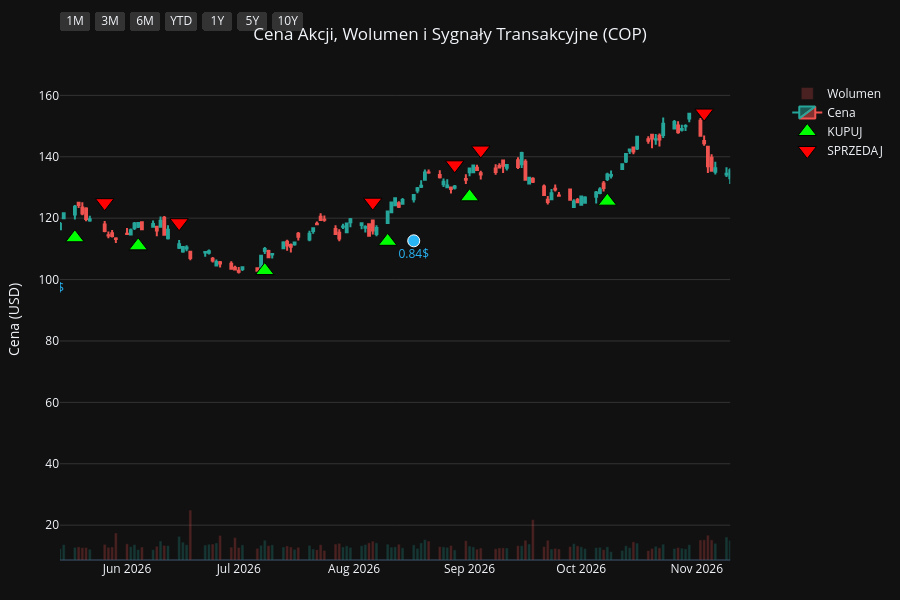
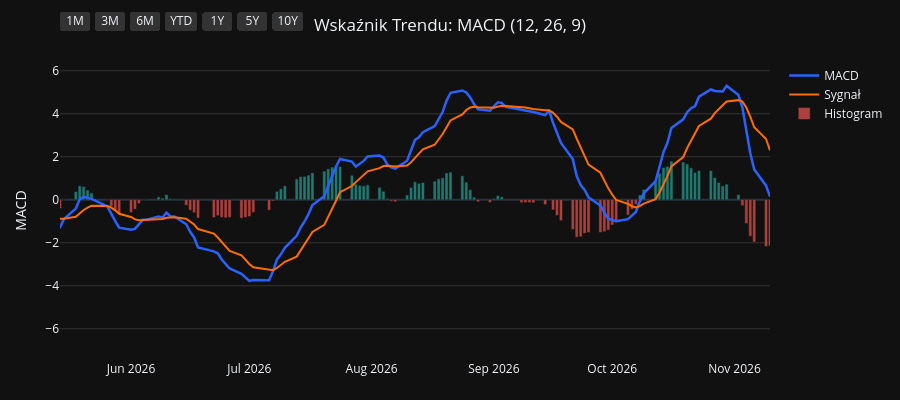
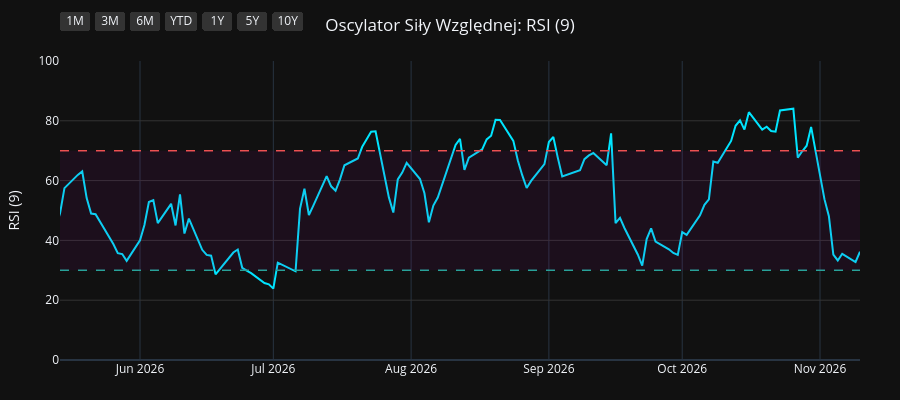
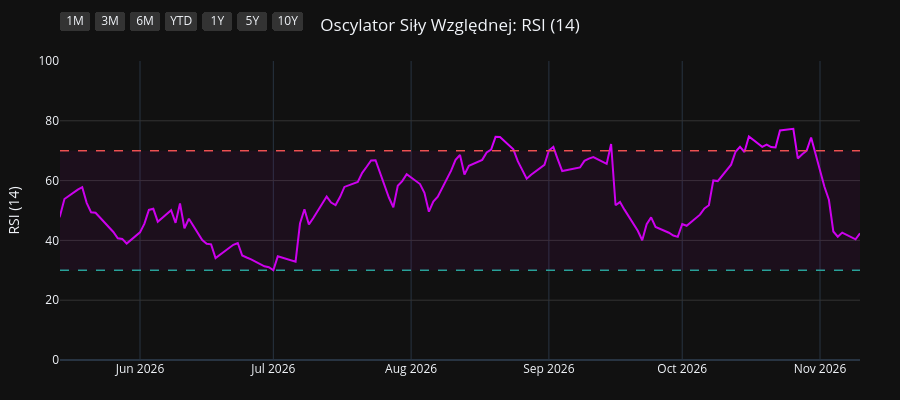

Write notebook code for charts like these, in order.
### Code cell
import os
import yfinance as yf
import pandas as pd
import pandas_ta as ta
import plotly.graph_objects as go
from plotly.subplots import make_subplots

# 1. Pobranie i przygotowanie danych
symbol = os.environ.get("STOCK_TICKER", "").strip().upper()
if not symbol:
    raise RuntimeError("Set STOCK_TICKER before running price_extractor.ipynb")
df = yf.Ticker(symbol).history(period="10y")
df.index = df.index.tz_localize(None)

# Wskaźniki i sygnały
df.ta.macd(fast=12, slow=26, signal=9, append=True)
df.ta.rsi(length=9, append=True)
df.ta.rsi(length=14, append=True)
df.ta.rsi(length=21, append=True)
df.dropna(inplace=True)

macd = df['MACD_12_26_9']
signal = df['MACDs_12_26_9']
wczorajszy_macd = macd.shift(1)
wczorajszy_signal = signal.shift(1)

df['Decyzja'] = 'BRAK'
df.loc[(macd > signal) & (wczorajszy_macd <= wczorajszy_signal), 'Decyzja'] = 'KUPUJ'
df.loc[(macd < signal) & (wczorajszy_macd >= wczorajszy_signal), 'Decyzja'] = 'SPRZEDAJ'

df_kupuj = df[df['Decyzja'] == 'KUPUJ']
df_sprzedaj = df[df['Decyzja'] == 'SPRZEDAJ']
df_dywidendy = df[df['Dividends'] > 0]
df_splity = df[df['Stock Splits'] > 0]

# Wspólna konfiguracja osi X
konfiguracja_osi_x = dict(
    type="date",
    showspikes=True, spikemode="across", spikesnap="cursor", spikedash="dot", spikecolor="#ffffff", spikethickness=1, hoverformat="%Y-%m-%d",
    rangeselector=dict(
        buttons=list([
            dict(count=1, label="1M", step="month", stepmode="backward"),
            dict(count=3, label="3M", step="month", stepmode="backward"),
            dict(count=6, label="6M", step="month", stepmode="backward"),
            dict(count=1, label="YTD", step="year", stepmode="todate"),
            dict(count=1, label="1Y", step="year", stepmode="backward"),
            dict(count=5, label="5Y", step="year", stepmode="backward"),
            dict(step="all", label="10Y")
        ]),
        bgcolor="#333333", activecolor="#2962ff", x=0, y=1.1
    )
)

# ==========================================
# WYKRES 1: CENA + WOLUMEN + SYGNAŁY
# ==========================================
fig1 = make_subplots(specs=[[{"secondary_y": True}]])

kolory_wolumenu = ['#26a69a' if row['Close'] >= row['Open'] else '#ef5350' for index, row in df.iterrows()]
fig1.add_trace(go.Bar(x=df.index, y=df['Volume'], marker_color=kolory_wolumenu, opacity=0.25, name='Wolumen'), secondary_y=True)
fig1.add_trace(go.Candlestick(x=df.index, open=df['Open'], high=df['High'], low=df['Low'], close=df['Close'], name='Cena', increasing_line_color='#26a69a', decreasing_line_color='#ef5350'), secondary_y=False)
fig1.add_trace(go.Scatter(x=df_kupuj.index, y=df_kupuj['Low'] * 0.95, customdata=df_kupuj[['Low', 'High']], mode='markers', marker=dict(symbol='triangle-up', size=16, color='#00ff00', line=dict(width=1, color='black')), name='KUPUJ', hovertemplate='KUPUJ<br>Najniższa: %{customdata[0]:.2f}<br>Najwyższa: %{customdata[1]:.2f}<extra></extra>'), secondary_y=False)
fig1.add_trace(go.Scatter(x=df_sprzedaj.index, y=df_sprzedaj['High'] * 1.05, customdata=df_sprzedaj[['Low', 'High']], mode='markers', marker=dict(symbol='triangle-down', size=16, color='#ff0000', line=dict(width=1, color='black')), name='SPRZEDAJ', hovertemplate='SPRZEDAJ<br>Najniższa: %{customdata[0]:.2f}<br>Najwyższa: %{customdata[1]:.2f}<extra></extra>'), secondary_y=False)

if not df_dywidendy.empty:
    fig1.add_trace(go.Scatter(x=df_dywidendy.index, y=df_dywidendy['Low'] * 0.90, mode='markers+text', marker=dict(symbol='circle', size=12, color='#29b6f6', line=dict(width=1, color='white')), text=df_dywidendy['Dividends'].apply(lambda x: f"{x}$"), textposition="bottom center", name='Dywidenda', showlegend=False, hovertemplate='Dywidenda: %{text}<extra></extra>', textfont=dict(color="#29b6f6")), secondary_y=False)
if not df_splity.empty:
                    fig1.add_trace(go.Scatter(x=df_splity.index, y=df_splity['High'], mode='markers+text', marker=dict(symbol='star', size=16, color='#ffee58', line=dict(width=1, color='black')), text=df_splity['Stock Splits'].apply(lambda x: f"{x:g}:1" if x >= 1 else f"1:{1 / x:g}"), textposition="top center", name='Split', hovertemplate='%{text}<extra></extra>', textfont=dict(color="#ffee58")), secondary_y=False)

fig1.update_layout(title=dict(text=f"Cena Akcji, Wolumen i Sygnały Transakcyjne ({symbol})", x=0.5, xanchor='center'), dragmode='pan', xaxis_rangeslider_visible=False, template='plotly_dark', height=600, hovermode='x unified', margin=dict(l=60, r=40, t=60, b=40))
fig1.update_xaxes(**konfiguracja_osi_x)
fig1.update_xaxes(range=[df.index.max() - pd.Timedelta(days=180), df.index.max()])
fig1.update_yaxes(title_text="Cena (USD)", secondary_y=False, gridcolor='#333333')
fig1.update_yaxes(range=[0, df['Volume'].max() * 4], showgrid=False, showticklabels=False, secondary_y=True)
fig1.show(config={'scrollZoom': True})

# ==========================================
# WYKRES 2: WSKAŹNIK MACD
# ==========================================
fig2 = go.Figure()
fig2.add_trace(go.Scatter(x=df.index, y=df['MACD_12_26_9'], line=dict(color='#2962ff', width=2.5), name='MACD'))
fig2.add_trace(go.Scatter(x=df.index, y=df['MACDs_12_26_9'], line=dict(color='#ff6d00', width=2), name='Sygnał'))
kolory_macd = ['#26a69a' if val >= 0 else '#ef5350' for val in df['MACDh_12_26_9']]
fig2.add_trace(go.Bar(x=df.index, y=df['MACDh_12_26_9'], marker_color=kolory_macd, name='Histogram', opacity=0.7))
fig2.update_layout(title=dict(text="Wskaźnik Trendu: MACD (12, 26, 9)", x=0.5, xanchor='center'), dragmode='pan', xaxis_rangeslider_visible=False, template='plotly_dark', height=400, hovermode='x unified', margin=dict(l=60, r=40, t=60, b=40))
fig2.update_xaxes(**konfiguracja_osi_x)
fig2.update_xaxes(range=[df.index.max() - pd.Timedelta(days=180), df.index.max()])
fig2.update_yaxes(title_text="MACD", gridcolor='#333333')
fig2.show(config={'scrollZoom': True})

# ==========================================
# WYKRES 3: OSCYLATOR RSI (9)
# ==========================================
fig3 = go.Figure()
fig3.add_trace(go.Scatter(x=df.index, y=df['RSI_9'], line=dict(color='#00e5ff', width=2), name='RSI (9)'))
fig3.add_hline(y=70, line_dash="dash", line_color="#ef5350", line_width=1.5)
fig3.add_hline(y=30, line_dash="dash", line_color="#26a69a", line_width=1.5)
fig3.add_hrect(y0=30, y1=70, line_width=0, fillcolor="purple", opacity=0.1)
fig3.update_layout(title=dict(text="Oscylator Siły Względnej: RSI (9)", x=0.5, xanchor='center'), dragmode='pan', xaxis_rangeslider_visible=False, template='plotly_dark', height=400, hovermode='x unified', margin=dict(l=60, r=40, t=60, b=40))
fig3.update_xaxes(**konfiguracja_osi_x)
fig3.update_xaxes(range=[df.index.max() - pd.Timedelta(days=180), df.index.max()])
fig3.update_yaxes(title_text="RSI (9)", range=[0, 100], gridcolor='#333333')
fig3.show(config={'scrollZoom': True})

# ==========================================
# WYKRES 4: OSCYLATOR RSI (14)
# ==========================================
fig4 = go.Figure()
fig4.add_trace(go.Scatter(x=df.index, y=df['RSI_14'], line=dict(color='#d500f9', width=2), name='RSI (14)'))
fig4.add_hline(y=70, line_dash="dash", line_color="#ef5350", line_width=1.5)
fig4.add_hline(y=30, line_dash="dash", line_color="#26a69a", line_width=1.5)
fig4.add_hrect(y0=30, y1=70, line_width=0, fillcolor="purple", opacity=0.1)
fig4.update_layout(title=dict(text="Oscylator Siły Względnej: RSI (14)", x=0.5, xanchor='center'), dragmode='pan', xaxis_rangeslider_visible=False, template='plotly_dark', height=400, hovermode='x unified', margin=dict(l=60, r=40, t=60, b=40))
fig4.update_xaxes(**konfiguracja_osi_x)
fig4.update_xaxes(range=[df.index.max() - pd.Timedelta(days=180), df.index.max()])
fig4.update_yaxes(title_text="RSI (14)", range=[0, 100], gridcolor='#333333')
fig4.show(config={'scrollZoom': True})

# ==========================================
# WYKRES 5: OSCYLATOR RSI (21)
# ==========================================
fig5 = go.Figure()
fig5.add_trace(go.Scatter(x=df.index, y=df['RSI_21'], line=dict(color='#64dd17', width=2), name='RSI (21)'))
fig5.add_hline(y=70, line_dash="dash", line_color="#ef5350", line_width=1.5)
fig5.add_hline(y=30, line_dash="dash", line_color="#26a69a", line_width=1.5)
fig5.add_hrect(y0=30, y1=70, line_width=0, fillcolor="purple", opacity=0.1)
fig5.update_layout(title=dict(text="Oscylator Siły Względnej: RSI (21)", x=0.5, xanchor='center'), dragmode='pan', xaxis_rangeslider_visible=False, template='plotly_dark', height=400, hovermode='x unified', margin=dict(l=60, r=40, t=60, b=40))
fig5.update_xaxes(**konfiguracja_osi_x)
fig5.update_xaxes(range=[df.index.max() - pd.Timedelta(days=180), df.index.max()])
fig5.update_yaxes(title_text="RSI (21)", range=[0, 100], gridcolor='#333333')
fig5.show(config={'scrollZoom': True})

### Figure 1 — Plotly figure (JSON) as saved in the notebook; plotly's stock layout.template omitted (floating-point values rounded to 4 significant figures; data arrays with more than 128 entries replaced by an {"elided": "..."} marker saying what was removed)
{"data": [{"marker": {"color": {"elided": "2479 str values"}}, "name": "Wolumen", "opacity": 0.25, "type": "bar", "x": {"elided": "2479 str values"}, "xaxis": "x", "y": {"elided": "2479 int values"}, "yaxis": "y2"}, {"close": {"elided": "2479 float values"}, "decreasing": {"line": {"color": "#ef5350"}}, "high": {"elided": "2479 float values"}, "increasing": {"line": {"color": "#26a69a"}}, "low": {"elided": "2479 float values"}, "name": "Cena", "open": {"elided": "2479 float values"}, "type": "candlestick", "x": {"elided": "2479 str values"}, "xaxis": "x", "yaxis": "y"}, {"customdata": {"elided": "104x2 float values"}, "hovertemplate": "KUPUJ<br>Najniższa: %{customdata[0]:.2f}<br>Najwyższa: %{customdata[1]:.2f}<extra></extra>", "marker": {"color": "#00ff00", "line": {"color": "black", "width": 1}, "size": 16, "symbol": "triangle-up"}, "mode": "markers", "name": "KUPUJ", "type": "scatter", "x": ["2017-02-10T00:00:00", "2017-03-06T00:00:00", "2017-03-29T00:00:00", "2017-05-15T00:00:00", "2017-05-19T00:00:00", "2017-06-12T00:00:00", "2017-07-03T00:00:00", "2017-07-19T00:00:00", "2017-09-01T00:00:00", "2017-10-27T00:00:00", "2017-12-08T00:00:00", "2018-02-23T00:00:00", "2018-03-09T00:00:00", "2018-05-10T00:00:00", "2018-06-29T00:00:00", "2018-07-25T00:00:00", "2018-08-07T00:00:00", "2018-08-24T00:00:00", "2018-09-14T00:00:00", "2018-11-07T00:00:00", "2018-11-21T00:00:00", "2018-11-26T00:00:00", "2018-12-31T00:00:00", "2019-01-31T00:00:00", "2019-02-14T00:00:00", "2019-03-26T00:00:00", "2019-04-01T00:00:00", "2019-04-12T00:00:00", "2019-04-22T00:00:00", "2019-05-14T00:00:00", "2019-06-11T00:00:00", "2019-08-28T00:00:00", "2019-10-22T00:00:00", "2019-11-21T00:00:00", "2019-12-04T00:00:00", "2019-12-06T00:00:00", "2020-02-18T00:00:00", "2020-03-25T00:00:00", "2020-06-05T00:00:00", "2020-07-16T00:00:00", "2020-07-21T00:00:00", "2020-08-10T00:00:00", "2020-09-17T00:00:00", "2020-10-02T00:00:00", "2020-11-09T00:00:00", "2021-01-07T00:00:00", "2021-02-08T00:00:00", "2021-04-28T00:00:00", "2021-06-01T00:00:00", "2021-07-02T00:00:00", "2021-08-03T00:00:00", "2021-08-06T00:00:00", "2021-08-25T00:00:00", "2021-12-07T00:00:00", "2021-12-27T00:00:00", "2022-03-01T00:00:00", "2022-03-21T00:00:00", "2022-05-04T00:00:00", "2022-07-19T00:00:00", "2022-09-14T00:00:00", "2022-10-04T00:00:00", "2022-12-22T00:00:00", "2023-03-02T00:00:00", "2023-03-28T00:00:00", "2023-05-17T00:00:00", "2023-06-02T00:00:00", "2023-06-30T00:00:00", "2023-07-07T00:00:00", "2023-09-01T00:00:00", "2023-10-12T00:00:00", "2023-11-24T00:00:00", "2023-12-14T00:00:00", "2024-01-26T00:00:00", "2024-06-20T00:00:00", "2024-08-12T00:00:00", "2024-09-19T00:00:00", "2024-10-01T00:00:00", "2024-11-01T00:00:00", "2024-12-31T00:00:00", "2025-02-20T00:00:00", "2025-02-28T00:00:00", "2025-03-12T00:00:00", "2025-04-23T00:00:00", "2025-06-06T00:00:00", "2025-07-03T00:00:00", "2025-07-24T00:00:00", "2025-08-14T00:00:00", "2025-08-20T00:00:00", "2025-09-24T00:00:00", "2025-10-06T00:00:00", "2025-10-27T00:00:00", "2025-10-29T00:00:00", "2025-11-28T00:00:00", "2026-01-02T00:00:00", "2026-01-27T00:00:00", "2026-03-02T00:00:00", "2026-03-12T00:00:00", "2026-04-29T00:00:00", "2026-05-18T00:00:00", "2026-06-04T00:00:00", "2026-07-08T00:00:00", "2026-08-10T00:00:00", "2026-09-01T00:00:00", "2026-10-08T00:00:00"], "xaxis": "x", "y": [35.13, 33.38, 31.74, 33.51, 33.06, 32.08, 31.33, 30.45, 31.02, 36.0, 36.39, 39.71, 38.94, 49.5, 49.75, 51.25, 52.63, 52.59, 52.64, 50.56, 46.89, 47.11, 45.04, 48.11, 49.5, 49.8, 49.36, 49.32, 48.65, 45.28, 43.23, 37.97, 41.75, 44.34, 44.17, 44.88, 43.38, 22.17, 35.7, 30.87, 30.68, 29.49, 26.2, 24.12, 25.52, 33.85, 35.01, 40.48, 45.05, 48.63, 43.37, 44.63, 43.8, 59.31, 56.4, 76.47, 81.37, 80.19, 69.52, 93.34, 93.23, 92.01, 89.56, 82.15, 84.4, 86.04, 88.34, 86.25, 103.8, 104.7, 100.4, 98.54, 96.52, 96.78, 96.61, 97.58, 92.88, 95.18, 87.24, 89.85, 87.03, 86.05, 80.68, 79.22, 85.45, 86.14, 86.13, 86.52, 86.57, 86.88, 81.33, 79.88, 80.76, 86.57, 91.36, 108.4, 110.2, 117.2, 113.6, 111.0, 102.9, 112.5, 127.0, 125.5], "yaxis": "y"}, {"customdata": {"elided": "104x2 float values"}, "hovertemplate": "SPRZEDAJ<br>Najniższa: %{customdata[0]:.2f}<br>Najwyższa: %{customdata[1]:.2f}<extra></extra>", "marker": {"color": "#ff0000", "line": {"color": "black", "width": 1}, "size": 16, "symbol": "triangle-down"}, "mode": "markers", "name": "SPRZEDAJ", "type": "scatter", "x": ["2017-02-16T00:00:00", "2017-03-08T00:00:00", "2017-04-19T00:00:00", "2017-05-17T00:00:00", "2017-05-25T00:00:00", "2017-06-26T00:00:00", "2017-07-06T00:00:00", "2017-08-15T00:00:00", "2017-10-06T00:00:00", "2017-11-13T00:00:00", "2018-01-25T00:00:00", "2018-03-01T00:00:00", "2018-04-27T00:00:00", "2018-05-22T00:00:00", "2018-07-19T00:00:00", "2018-08-03T00:00:00", "2018-08-08T00:00:00", "2018-09-06T00:00:00", "2018-10-10T00:00:00", "2018-11-08T00:00:00", "2018-11-23T00:00:00", "2018-12-17T00:00:00", "2019-01-30T00:00:00", "2019-02-11T00:00:00", "2019-02-26T00:00:00", "2019-03-29T00:00:00", "2019-04-02T00:00:00", "2019-04-16T00:00:00", "2019-04-24T00:00:00", "2019-05-24T00:00:00", "2019-07-17T00:00:00", "2019-09-27T00:00:00", "2019-11-18T00:00:00", "2019-12-03T00:00:00", "2019-12-05T00:00:00", "2020-01-08T00:00:00", "2020-02-25T00:00:00", "2020-05-28T00:00:00", "2020-06-11T00:00:00", "2020-07-20T00:00:00", "2020-07-28T00:00:00", "2020-08-24T00:00:00", "2020-09-29T00:00:00", "2020-10-21T00:00:00", "2020-12-14T00:00:00", "2021-01-21T00:00:00", "2021-03-16T00:00:00", "2021-05-25T00:00:00", "2021-06-17T00:00:00", "2021-07-06T00:00:00", "2021-08-04T00:00:00", "2021-08-17T00:00:00", "2021-10-19T00:00:00", "2021-12-13T00:00:00", "2022-02-10T00:00:00", "2022-03-14T00:00:00", "2022-03-30T00:00:00", "2022-06-13T00:00:00", "2022-09-06T00:00:00", "2022-09-16T00:00:00", "2022-11-09T00:00:00", "2023-02-01T00:00:00", "2023-03-13T00:00:00", "2023-04-21T00:00:00", "2023-06-01T00:00:00", "2023-06-22T00:00:00", "2023-07-06T00:00:00", "2023-08-04T00:00:00", "2023-09-20T00:00:00", "2023-10-24T00:00:00", "2023-12-06T00:00:00", "2024-01-08T00:00:00", "2024-04-12T00:00:00", "2024-07-23T00:00:00", "2024-09-05T00:00:00", "2024-09-26T00:00:00", "2024-10-15T00:00:00", "2024-11-25T00:00:00", "2025-01-29T00:00:00", "2025-02-26T00:00:00", "2025-03-03T00:00:00", "2025-04-03T00:00:00", "2025-05-22T00:00:00", "2025-06-25T00:00:00", "2025-07-16T00:00:00", "2025-08-01T00:00:00", "2025-08-19T00:00:00", "2025-09-04T00:00:00", "2025-10-03T00:00:00", "2025-10-08T00:00:00", "2025-10-28T00:00:00", "2025-11-26T00:00:00", "2025-12-18T00:00:00", "2026-01-20T00:00:00", "2026-02-24T00:00:00", "2026-03-10T00:00:00", "2026-04-02T00:00:00", "2026-05-06T00:00:00", "2026-05-26T00:00:00", "2026-06-15T00:00:00", "2026-08-06T00:00:00", "2026-08-28T00:00:00", "2026-09-04T00:00:00", "2026-11-03T00:00:00"], "xaxis": "x", "y": [38.69, 37.14, 38.24, 37.15, 36.81, 35.23, 34.73, 35.25, 38.98, 41.98, 48.28, 43.84, 53.21, 57.39, 56.37, 57.44, 58.29, 58.23, 64.0, 56.73, 51.59, 52.32, 53.34, 54.37, 56.36, 55.56, 54.98, 54.24, 54.31, 49.21, 49.32, 47.77, 47.67, 49.42, 50.55, 54.97, 47.1, 37.52, 37.13, 34.19, 33.87, 33.53, 28.63, 27.81, 37.97, 39.21, 49.71, 49.2, 53.73, 54.88, 49.68, 48.75, 66.7, 64.7, 83.68, 86.97, 91.89, 102.4, 101.6, 105.2, 122.3, 112.7, 96.93, 98.12, 95.57, 97.37, 98.67, 111.1, 118.4, 117.2, 108.5, 111.1, 131.5, 109.7, 107.9, 102.8, 105.6, 111.2, 101.2, 97.5, 99.87, 101.5, 87.4, 90.88, 93.89, 96.4, 96.25, 97.89, 96.41, 96.92, 89.94, 90.04, 97.07, 101.4, 114.8, 120.7, 139.2, 124.2, 125.1, 118.5, 125.2, 137.4, 142.2, 154.2], "yaxis": "y"}, {"hovertemplate": "Dywidenda: %{text}<extra></extra>", "marker": {"color": "#29b6f6", "line": {"color": "white", "width": 1}, "size": 12, "symbol": "circle"}, "mode": "markers+text", "name": "Dywidenda", "showlegend": false, "text": ["0.265$", "0.265$", "0.265$", "0.265$", "0.285$", "0.285$", "0.285$", "0.305$", "0.305$", "0.305$", "0.305$", "0.42$", "0.42$", "0.42$", "0.42$", "0.43$", "0.43$", "0.43$", "0.43$", "0.46$", "0.2$", "0.46$", "0.3$", "0.46$", "0.7$", "0.46$", "1.4$", "0.51$", "0.7$", "0.51$", "0.6$", "0.51$", "0.6$", "0.51$", "0.6$", "0.58$", "0.78$", "0.78$", "0.78$", "0.78$", "0.78$", "0.78$", "0.78$", "0.84$", "0.84$", "0.84$", "0.84$"], "textfont": {"color": "#29b6f6"}, "textposition": "bottom center", "type": "scatter", "x": ["2017-02-10T00:00:00", "2017-05-11T00:00:00", "2017-07-20T00:00:00", "2017-10-13T00:00:00", "2018-02-09T00:00:00", "2018-05-11T00:00:00", "2018-07-20T00:00:00", "2018-10-12T00:00:00", "2019-02-08T00:00:00", "2019-05-10T00:00:00", "2019-07-19T00:00:00", "2019-10-16T00:00:00", "2020-02-13T00:00:00", "2020-05-08T00:00:00", "2020-07-17T00:00:00", "2020-10-16T00:00:00", "2021-02-11T00:00:00", "2021-05-13T00:00:00", "2021-07-23T00:00:00", "2021-10-27T00:00:00", "2021-12-31T00:00:00", "2022-02-11T00:00:00", "2022-03-30T00:00:00", "2022-05-16T00:00:00", "2022-06-27T00:00:00", "2022-08-15T00:00:00", "2022-09-28T00:00:00", "2022-11-14T00:00:00", "2022-12-23T00:00:00", "2023-02-13T00:00:00", "2023-03-28T00:00:00", "2023-05-15T00:00:00", "2023-06-26T00:00:00", "2023-08-15T00:00:00", "2023-09-27T00:00:00", "2023-11-13T00:00:00", "2024-02-15T00:00:00", "2024-05-10T00:00:00", "2024-08-12T00:00:00", "2024-11-08T00:00:00", "2025-02-14T00:00:00", "2025-05-19T00:00:00", "2025-08-18T00:00:00", "2025-11-17T00:00:00", "2026-02-18T00:00:00", "2026-05-11T00:00:00", "2026-08-17T00:00:00"], "xaxis": "x", "y": [33.28, 31.58, 29.13, 33.54, 34.28, 47.24, 48.0, 50.21, 45.34, 42.22, 41.66, 38.58, 41.73, 30.25, 28.9, 24.82, 33.56, 40.07, 41.26, 56.3, 54.5, 69.81, 77.11, 79.03, 70.57, 76.03, 77.84, 105.0, 90.76, 89.94, 77.83, 79.88, 81.61, 94.24, 99.52, 95.21, 90.76, 102.0, 91.52, 94.1, 82.58, 77.88, 81.44, 77.58, 96.59, 101.7, 112.6], "yaxis": "y"}], "layout": {"dragmode": "pan", "height": 600, "hovermode": "x unified", "margin": {"b": 40, "l": 60, "r": 40, "t": 60}, "title": {"text": "Cena Akcji, Wolumen i Sygnały Transakcyjne (COP)", "x": 0.5, "xanchor": "center"}, "xaxis": {"anchor": "y", "domain": [0.0, 0.94], "hoverformat": "%Y-%m-%d", "range": ["2026-05-14T00:00:00", "2026-11-10T00:00:00"], "rangeselector": {"activecolor": "#2962ff", "bgcolor": "#333333", "buttons": [{"count": 1, "label": "1M", "step": "month", "stepmode": "backward"}, {"count": 3, "label": "3M", "step": "month", "stepmode": "backward"}, {"count": 6, "label": "6M", "step": "month", "stepmode": "backward"}, {"count": 1, "label": "YTD", "step": "year", "stepmode": "todate"}, {"count": 1, "label": "1Y", "step": "year", "stepmode": "backward"}, {"count": 5, "label": "5Y", "step": "year", "stepmode": "backward"}, {"label": "10Y", "step": "all"}], "x": 0, "y": 1.1}, "rangeslider": {"visible": false}, "showspikes": true, "spikecolor": "#ffffff", "spikedash": "dot", "spikemode": "across", "spikesnap": "cursor", "spikethickness": 1, "type": "date"}, "yaxis": {"anchor": "x", "domain": [0.0, 1.0], "gridcolor": "#333333", "title": {"text": "Cena (USD)"}}, "yaxis2": {"anchor": "x", "overlaying": "y", "range": [0, 220361600], "showgrid": false, "showticklabels": false, "side": "right"}}}

### Figure 2 — Plotly figure (JSON) as saved in the notebook; plotly's stock layout.template omitted (floating-point values rounded to 4 significant figures; data arrays with more than 128 entries replaced by an {"elided": "..."} marker saying what was removed)
{"data": [{"line": {"color": "#2962ff", "width": 2.5}, "name": "MACD", "type": "scatter", "x": {"elided": "2479 str values"}, "y": {"elided": "2479 float values"}}, {"line": {"color": "#ff6d00", "width": 2}, "name": "Sygnał", "type": "scatter", "x": {"elided": "2479 str values"}, "y": {"elided": "2479 float values"}}, {"marker": {"color": {"elided": "2479 str values"}}, "name": "Histogram", "opacity": 0.7, "type": "bar", "x": {"elided": "2479 str values"}, "y": {"elided": "2479 float values"}}], "layout": {"dragmode": "pan", "height": 400, "hovermode": "x unified", "margin": {"b": 40, "l": 60, "r": 40, "t": 60}, "title": {"text": "Wskaźnik Trendu: MACD (12, 26, 9)", "x": 0.5, "xanchor": "center"}, "xaxis": {"hoverformat": "%Y-%m-%d", "range": ["2026-05-14T00:00:00", "2026-11-10T00:00:00"], "rangeselector": {"activecolor": "#2962ff", "bgcolor": "#333333", "buttons": [{"count": 1, "label": "1M", "step": "month", "stepmode": "backward"}, {"count": 3, "label": "3M", "step": "month", "stepmode": "backward"}, {"count": 6, "label": "6M", "step": "month", "stepmode": "backward"}, {"count": 1, "label": "YTD", "step": "year", "stepmode": "todate"}, {"count": 1, "label": "1Y", "step": "year", "stepmode": "backward"}, {"count": 5, "label": "5Y", "step": "year", "stepmode": "backward"}, {"label": "10Y", "step": "all"}], "x": 0, "y": 1.1}, "rangeslider": {"visible": false}, "showspikes": true, "spikecolor": "#ffffff", "spikedash": "dot", "spikemode": "across", "spikesnap": "cursor", "spikethickness": 1, "type": "date"}, "yaxis": {"gridcolor": "#333333", "title": {"text": "MACD"}}}}

### Figure 3 — Plotly figure (JSON) as saved in the notebook; plotly's stock layout.template omitted (floating-point values rounded to 4 significant figures; data arrays with more than 128 entries replaced by an {"elided": "..."} marker saying what was removed)
{"data": [{"line": {"color": "#00e5ff", "width": 2}, "name": "RSI (9)", "type": "scatter", "x": {"elided": "2479 str values"}, "y": {"elided": "2479 float values"}}], "layout": {"dragmode": "pan", "height": 400, "hovermode": "x unified", "margin": {"b": 40, "l": 60, "r": 40, "t": 60}, "shapes": [{"line": {"color": "#ef5350", "dash": "dash", "width": 1.5}, "type": "line", "x0": 0, "x1": 1, "xref": "x domain", "y0": 70, "y1": 70, "yref": "y"}, {"line": {"color": "#26a69a", "dash": "dash", "width": 1.5}, "type": "line", "x0": 0, "x1": 1, "xref": "x domain", "y0": 30, "y1": 30, "yref": "y"}, {"fillcolor": "purple", "line": {"width": 0}, "opacity": 0.1, "type": "rect", "x0": 0, "x1": 1, "xref": "x domain", "y0": 30, "y1": 70, "yref": "y"}], "title": {"text": "Oscylator Siły Względnej: RSI (9)", "x": 0.5, "xanchor": "center"}, "xaxis": {"hoverformat": "%Y-%m-%d", "range": ["2026-05-14T00:00:00", "2026-11-10T00:00:00"], "rangeselector": {"activecolor": "#2962ff", "bgcolor": "#333333", "buttons": [{"count": 1, "label": "1M", "step": "month", "stepmode": "backward"}, {"count": 3, "label": "3M", "step": "month", "stepmode": "backward"}, {"count": 6, "label": "6M", "step": "month", "stepmode": "backward"}, {"count": 1, "label": "YTD", "step": "year", "stepmode": "todate"}, {"count": 1, "label": "1Y", "step": "year", "stepmode": "backward"}, {"count": 5, "label": "5Y", "step": "year", "stepmode": "backward"}, {"label": "10Y", "step": "all"}], "x": 0, "y": 1.1}, "rangeslider": {"visible": false}, "showspikes": true, "spikecolor": "#ffffff", "spikedash": "dot", "spikemode": "across", "spikesnap": "cursor", "spikethickness": 1, "type": "date"}, "yaxis": {"gridcolor": "#333333", "range": [0, 100], "title": {"text": "RSI (9)"}}}}

### Figure 4 — Plotly figure (JSON) as saved in the notebook; plotly's stock layout.template omitted (floating-point values rounded to 4 significant figures; data arrays with more than 128 entries replaced by an {"elided": "..."} marker saying what was removed)
{"data": [{"line": {"color": "#d500f9", "width": 2}, "name": "RSI (14)", "type": "scatter", "x": {"elided": "2479 str values"}, "y": {"elided": "2479 float values"}}], "layout": {"dragmode": "pan", "height": 400, "hovermode": "x unified", "margin": {"b": 40, "l": 60, "r": 40, "t": 60}, "shapes": [{"line": {"color": "#ef5350", "dash": "dash", "width": 1.5}, "type": "line", "x0": 0, "x1": 1, "xref": "x domain", "y0": 70, "y1": 70, "yref": "y"}, {"line": {"color": "#26a69a", "dash": "dash", "width": 1.5}, "type": "line", "x0": 0, "x1": 1, "xref": "x domain", "y0": 30, "y1": 30, "yref": "y"}, {"fillcolor": "purple", "line": {"width": 0}, "opacity": 0.1, "type": "rect", "x0": 0, "x1": 1, "xref": "x domain", "y0": 30, "y1": 70, "yref": "y"}], "title": {"text": "Oscylator Siły Względnej: RSI (14)", "x": 0.5, "xanchor": "center"}, "xaxis": {"hoverformat": "%Y-%m-%d", "range": ["2026-05-14T00:00:00", "2026-11-10T00:00:00"], "rangeselector": {"activecolor": "#2962ff", "bgcolor": "#333333", "buttons": [{"count": 1, "label": "1M", "step": "month", "stepmode": "backward"}, {"count": 3, "label": "3M", "step": "month", "stepmode": "backward"}, {"count": 6, "label": "6M", "step": "month", "stepmode": "backward"}, {"count": 1, "label": "YTD", "step": "year", "stepmode": "todate"}, {"count": 1, "label": "1Y", "step": "year", "stepmode": "backward"}, {"count": 5, "label": "5Y", "step": "year", "stepmode": "backward"}, {"label": "10Y", "step": "all"}], "x": 0, "y": 1.1}, "rangeslider": {"visible": false}, "showspikes": true, "spikecolor": "#ffffff", "spikedash": "dot", "spikemode": "across", "spikesnap": "cursor", "spikethickness": 1, "type": "date"}, "yaxis": {"gridcolor": "#333333", "range": [0, 100], "title": {"text": "RSI (14)"}}}}
